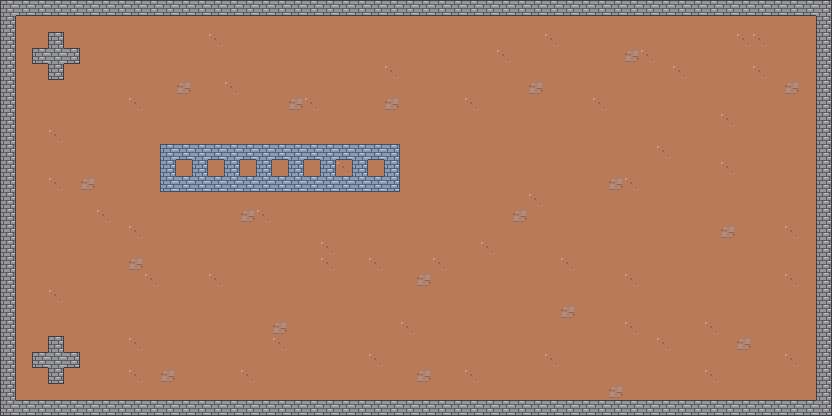

A level layout from a 2D game, rendered from its tile map. Below: a short description, then the map file with tile-grid data replaced by summaries:
An orthogonal 52x26 tile map with 16x16 px tiles, 2 tile layers (ground, obstacle), 8 tilesets and 15 objects (7x monster-enemy-green, 4x powerup-bow, exit-point, player, octopus-enemy, ...).

<map version="1.11" tiledversion="1.11.0" orientation="orthogonal" renderorder="right-down" width="52" height="26" tilewidth="16" tileheight="16" infinite="0" nextlayerid="10" nextobjectid="17">
 <tileset firstgid="1" source="../tsx/ground.tsx" />
 <tileset firstgid="81" source="../tsx/single-wall-l2.tsx" />
 <tileset firstgid="97" source="../tsx/misc.tsx" />
 <tileset firstgid="129" source="../tsx/player.tsx" />
 <tileset firstgid="169" source="../tsx/octopus-enemy.tsx" />
 <tileset firstgid="201" source="../tsx/powerup.tsx" />
 <tileset firstgid="219" source="../tsx/single-wall.tsx" />
 <tileset firstgid="235" source="../tsx/monster-enemy-green.tsx" />
 <layer id="2" name="ground" width="52" height="26">
  <data>[1352 cells, 1352 non-empty, 3 distinct tile ids]</data>
 </layer>
 <layer id="3" name="obstacle" width="52" height="26">
  <data>[1352 cells, 200 non-empty, 19 distinct tile ids]</data>
 </layer>
 <objectgroup id="4" name="major-game-item">
  <object id="1" name="exit-point" gid="97" x="800" y="400" width="16" height="16" />
  <object id="2" name="player" gid="129" x="16" y="32" width="16" height="16">
   <properties>
    <property name="speed" type="float" value="5" />
   </properties>
  </object>
 </objectgroup>
 <group id="5" name="enemy">
  <objectgroup id="9" name="monster-enemy">
   <object id="10" name="monster-enemy-green" gid="235" x="368" y="176" width="16" height="16" visible="0">
    <properties>
     <property name="attack_only_when_visible" type="bool" value="false" />
     <property name="damage_power" type="int" value="5" />
     <property name="energy" type="int" value="200" />
     <property name="score" type="int" value="170" />
     <property name="search_path_algorithm" value="BFS" />
     <property name="speed" type="float" value="3" />
     <property name="start_delay" type="int" value="5" />
    </properties>
   </object>
   <object id="11" name="monster-enemy-green" gid="235" x="336" y="176" width="16" height="16" visible="0">
    <properties>
     <property name="attack_only_when_visible" type="bool" value="false" />
     <property name="damage_power" type="int" value="5" />
     <property name="energy" type="int" value="200" />
     <property name="score" type="int" value="170" />
     <property name="search_path_algorithm" value="BFS" />
     <property name="speed" type="float" value="3" />
     <property name="start_delay" type="int" value="5" />
    </properties>
   </object>
   <object id="12" name="monster-enemy-green" gid="235" x="304" y="176" width="16" height="16" visible="0">
    <properties>
     <property name="attack_only_when_visible" type="bool" value="false" />
     <property name="damage_power" type="int" value="5" />
     <property name="energy" type="int" value="200" />
     <property name="score" type="int" value="170" />
     <property name="search_path_algorithm" value="BFS" />
     <property name="speed" type="float" value="3" />
     <property name="start_delay" type="int" value="5" />
    </properties>
   </object>
   <object id="13" name="monster-enemy-green" gid="235" x="272" y="176" width="16" height="16" visible="0">
    <properties>
     <property name="attack_only_when_visible" type="bool" value="false" />
     <property name="damage_power" type="int" value="5" />
     <property name="energy" type="int" value="200" />
     <property name="score" type="int" value="170" />
     <property name="search_path_algorithm" value="BFS" />
     <property name="speed" type="float" value="3" />
     <property name="start_delay" type="int" value="5" />
    </properties>
   </object>
   <object id="14" name="monster-enemy-green" gid="235" x="240" y="176" width="16" height="16" visible="0">
    <properties>
     <property name="attack_only_when_visible" type="bool" value="false" />
     <property name="damage_power" type="int" value="5" />
     <property name="energy" type="int" value="200" />
     <property name="score" type="int" value="170" />
     <property name="search_path_algorithm" value="BFS" />
     <property name="speed" type="float" value="3" />
     <property name="start_delay" type="int" value="5" />
    </properties>
   </object>
   <object id="15" name="monster-enemy-green" gid="235" x="208" y="176" width="16" height="16" visible="0">
    <properties>
     <property name="attack_only_when_visible" type="bool" value="false" />
     <property name="damage_power" type="int" value="5" />
     <property name="energy" type="int" value="200" />
     <property name="score" type="int" value="170" />
     <property name="search_path_algorithm" value="BFS" />
     <property name="speed" type="float" value="3" />
     <property name="start_delay" type="int" value="5" />
    </properties>
   </object>
   <object id="16" name="monster-enemy-green" gid="235" x="176" y="176" width="16" height="16" visible="0">
    <properties>
     <property name="attack_only_when_visible" type="bool" value="false" />
     <property name="damage_power" type="int" value="5" />
     <property name="energy" type="int" value="200" />
     <property name="score" type="int" value="170" />
     <property name="search_path_algorithm" value="BFS" />
     <property name="speed" type="float" value="3" />
     <property name="start_delay" type="int" value="5" />
    </properties>
   </object>
  </objectgroup>
  <objectgroup id="6" name="octopus-enemy">
   <object id="4" name="octopus-enemy" gid="169" x="752" y="384" width="48" height="48">
    <properties>
     <property name="damage_power" type="int" value="10" />
     <property name="energy" type="int" value="3500" />
     <property name="score" type="int" value="250" />
     <property name="speed" type="float" value="1.5" />
     <property name="start_delay" type="float" value="2" />
    </properties>
   </object>
  </objectgroup>
 </group>
 <group id="8" name="collectable">
  <objectgroup id="7" name="powerup">
   <object id="5" name="powerup-bow" gid="203" x="64" y="48" width="16" height="16">
    <properties>
     <property name="powerup_name" value="bow" />
     <property name="powerup_volume" type="int" value="20" />
    </properties>
   </object>
   <object id="6" name="powerup-bow" gid="203" x="32" y="80" width="16" height="16">
    <properties>
     <property name="powerup_name" value="bow" />
     <property name="powerup_volume" type="int" value="20" />
    </properties>
   </object>
   <object id="7" name="powerup-bow" gid="203" x="32" y="352" width="16" height="16">
    <properties>
     <property name="powerup_name" value="bow" />
     <property name="powerup_volume" type="int" value="20" />
    </properties>
   </object>
   <object id="8" name="powerup-bow" gid="203" x="64" y="384" width="16" height="16">
    <properties>
     <property name="powerup_name" value="bow" />
     <property name="powerup_volume" type="int" value="20" />
    </properties>
   </object>
   <object id="9" name="powerup-explosion" gid="208" x="32" y="48" width="16" height="16">
    <properties>
     <property name="powerup_name" value="explosion" />
     <property name="powerup_volume" type="int" value="30" />
    </properties>
   </object>
  </objectgroup>
 </group>
</map>
